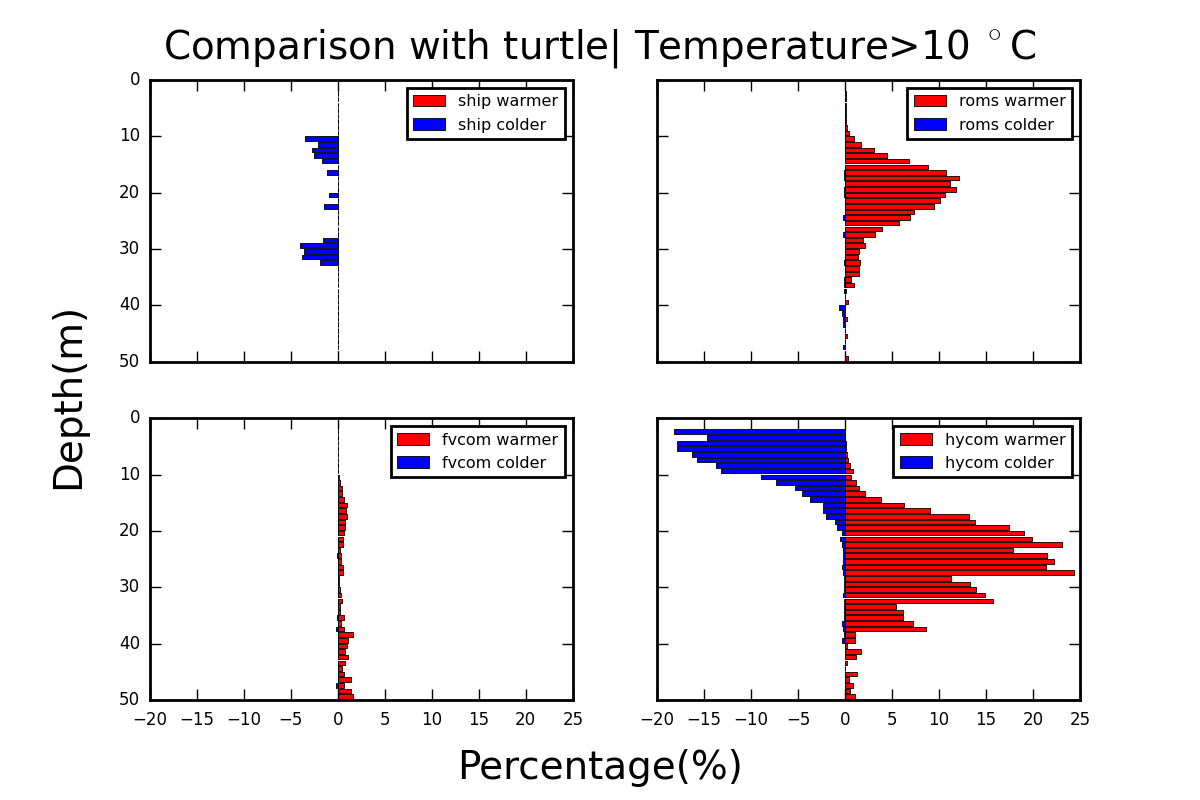

Recreate this plot in Python.
# -*- coding: utf-8 -*-
'''
plot the percentage of the temperature difference(>10) between turtle and 3 models  
@author: zdong,yifan
'''
import numpy as np
import pandas as pd
from datetime import datetime, timedelta
from mpl_toolkits.basemap import Basemap
import matplotlib.pyplot as plt
import netCDF4
import watertempModule as wtm   # A module of classes that using ROMS, FVCOM
from turtleModule import str2ndlist, np_datetime, bottom_value, dist
#####################################ship######################################
obsData=pd.read_csv('matched_turtleVSship_allship.csv')
obsdepth=pd.Series(str2ndlist(obsData['turtle_depth'], bracket=True))
obstemp=pd.Series(str2ndlist(obsData['turtle_temp'], bracket=True))
shipdepth=pd.Series(str2ndlist(obsData['ship_depth'], bracket=True))
shiptemp=pd.Series(str2ndlist(obsData['ship_temp'], bracket=True))
data_ship = pd.DataFrame({'obstemp': obstemp,'shiptemp':shiptemp,'obsdepth': obsdepth,'shipdepth':shipdepth})
TEMP_ship_all=[]
TEMP_ship=[]
TEMP_ship_negivate=[]
N=[]
for i in range(50):   #depth 0~50m
    TEMP_ship.append(0)
    TEMP_ship_negivate.append(0)
    TEMP_ship_all.append(0)
    N.append(0)
    for j in data_ship.index:
        for q in range(len(data_ship['obsdepth'][j])):
            if int(data_ship['obsdepth'][j][q])==i:   
                TEMP_ship_all[i]=TEMP_ship_all[i]+1
                for k in range(len(data_ship['shipdepth'][j])):  
                    if data_ship['shipdepth'][j][k]==i:
                        if data_ship['shiptemp'][j][k]-data_ship['obstemp'][j][q]==10:
                            N[i]=N[i]+1
                        if data_ship['shiptemp'][j][k]-data_ship['obstemp'][j][q]>10:
                            TEMP_ship[i]=TEMP_ship[i]+1
                        if data_ship['obstemp'][j][q]-data_ship['shiptemp'][j][k]>10:
                            TEMP_ship_negivate[i]=TEMP_ship_negivate[i]-1
print 'all',TEMP_ship_all
print 'positive',TEMP_ship
print 'negative',TEMP_ship_negivate
print 'N',N           
#####################################roms######################################
obsData = pd.read_csv('ctdWithModTempByDepth.csv') # extracted from ctdWithModTempByDepth.py
tf_index = np.where(obsData['TF'].notnull())[0]    # get the index of good data
obsTemp = pd.Series(str2ndlist(obsData['TEMP_VALS'][tf_index]), index=tf_index)
obsDepth = pd.Series(str2ndlist(obsData['TEMP_DBAR'][tf_index]), index=tf_index)
modTemp = pd.Series(np.array(str2ndlist(obsData['modTempByDepth'][tf_index], bracket=True)), index=tf_index)
data_roms = pd.DataFrame({'obstemp': obsTemp.values,'modtemp':modTemp,'depth': obsDepth}, index=tf_index)
TEMP_roms_all=[]
TEMP_roms=[]
TEMP_roms_negivate=[]
N=[]
for i in range(50):   #depth 0~50m
    TEMP_roms.append(0)
    TEMP_roms_negivate.append(0)
    TEMP_roms_all.append(0)
    N.append(0)
    for j in data_roms.index:
        for q in range(len(data_roms['depth'][j])):
            if int(data_roms['depth'][j][q])==i:   
                TEMP_roms_all[i]=TEMP_roms_all[i]+1
                if data_roms['modtemp'][j][q]<100:  #some bad data>100 degC
                    if data_roms['modtemp'][j][q]-data_roms['obstemp'][j][q]==10:
                        N[i]=N[i]+1
                    if data_roms['modtemp'][j][q]-data_roms['obstemp'][j][q]>10:
                        TEMP_roms[i]=TEMP_roms[i]+1
                    if data_roms['obstemp'][j][q]-data_roms['modtemp'][j][q]>10:
                        TEMP_roms_negivate[i]=TEMP_roms_negivate[i]-1
print 'all',TEMP_roms_all
print 'positive',TEMP_roms
print 'negative',TEMP_roms_negivate
print 'N',N
######################################fvcom####################################
obsData = pd.read_csv('ctdWithdepthofbottom_fvcom.csv') 
tf_index = np.where(obsData['in FVcom range'].notnull())[0]    # get the index of good data
obsTemp = pd.Series(str2ndlist(obsData['TEMP_VALS'][tf_index]), index=tf_index)
obsDepth = pd.Series(str2ndlist(obsData['TEMP_DBAR'][tf_index]), index=tf_index)
modTemp = pd.Series(np.array(str2ndlist(obsData['modtempBYdepth'][tf_index], bracket=True)), index=tf_index)
data_fvcom = pd.DataFrame({'obstemp': obsTemp.values,'modtemp':modTemp,'depth': obsDepth}, index=tf_index)
TEMP_fvcom_all=[]
TEMP_fvcom=[]
TEMP_fvcom_negivate=[]
for i in range(50):   #depth 0~50m
    TEMP_fvcom.append(0)
    TEMP_fvcom_negivate.append(0)
    TEMP_fvcom_all.append(0)
    for j in data_fvcom.index:
        for q in range(len(data_fvcom['depth'][j])):
            if int(data_fvcom['depth'][j][q])==i:   
                TEMP_fvcom_all[i]=TEMP_fvcom_all[i]+1
                if -10<data_fvcom['modtemp'][j][q]<100:  #some bad data>100 degC
                    if data_fvcom['modtemp'][j][q]-data_fvcom['obstemp'][j][q]>10:
                        TEMP_fvcom[i]=TEMP_fvcom[i]+1
                    if data_fvcom['obstemp'][j][q]-data_fvcom['modtemp'][j][q]>10:
                        TEMP_fvcom_negivate[i]=TEMP_fvcom_negivate[i]-1
######################################hycom####################################  
obsData = pd.read_csv('ctd_withHYCOMtemp.csv') 
tf_index = np.where(obsData['TF'].notnull())[0]    # get the index of good data
obsTemp = pd.Series(str2ndlist(obsData['TEMP_VALS'][tf_index]), index=tf_index)
obsDepth = pd.Series(str2ndlist(obsData['TEMP_DBAR'][tf_index]), index=tf_index)
modTemp = pd.Series(np.array(str2ndlist(obsData['modtemp_HYCOM'][tf_index], bracket=True)), index=tf_index)
data_hycom = pd.DataFrame({'obstemp': obsTemp.values,'modtemp':modTemp,'depth': obsDepth}, index=tf_index)
TEMP_hycom_all=[]
TEMP_hycom=[]
TEMP_hycom_negivate=[]
for i in range(50):   #depth 0~50m
    TEMP_hycom.append(0)
    TEMP_hycom_negivate.append(0)
    TEMP_hycom_all.append(0)
    for j in data_hycom.index:
        for q in range(len(data_hycom['depth'][j])):
            if int(data_hycom['depth'][j][q])==i:   
                TEMP_hycom_all[i]=TEMP_hycom_all[i]+1
                if -10<data_hycom['modtemp'][j][q]<100:  #some bad data>100 degC
                    if data_hycom['modtemp'][j][q]-data_hycom['obstemp'][j][q]>10:
                        TEMP_hycom[i]=TEMP_hycom[i]+1
                    if data_hycom['obstemp'][j][q]-data_hycom['modtemp'][j][q]>10:
                        TEMP_hycom_negivate[i]=TEMP_hycom_negivate[i]-1 
'''
fig=plt.figure()
ax=fig.add_subplot(311)
ax.barh(range(50),TEMP_roms,color='r',label='model warmer')
ax.barh(range(50),TEMP_roms_negivate,color='b',label='model colder')
plt.legend(loc='best')
plt.ylim([50,0])
plt.xlim([-500,600])
plt.text(-200,40,'ROMS',fontsize=20)
plt.title('Quantity |modeled-observed| Temperature>10 $^\circ$C',fontsize=30)
ax1=fig.add_subplot(312)
ax1.barh(range(50),TEMP_fvcom,color='r',label='model warmer')
ax1.barh(range(50),TEMP_fvcom_negivate,color='b',label='model colder')
plt.legend(loc='best')
plt.ylim([50,0])
plt.xlim([-500,600])
plt.text(-200,40,'FVCOM',fontsize=20)
plt.ylabel('Depth(m)',fontsize=30)
ax2=fig.add_subplot(313)
ax2.barh(range(50),TEMP_hycom,color='r',label='model warmer')
ax2.barh(range(50),TEMP_hycom_negivate,color='b',label='model colder')
plt.legend(loc='best')
plt.ylim([50,0])
plt.xlim([-500,600])
plt.text(-200,40,'HYCOM',fontsize=20)
plt.xlabel('Quantity',fontsize=30)
plt.savefig('Quantity |modeled-observed| Temperature>10 $^\circ$C',dpi=200)
plt.show() 
'''
'''
# this for the 3 picture,because the ship data have too small difference with turtle,so the figure can not show
fig=plt.figure()
ax=fig.add_subplot(311)
ax.barh(range(50),np.round(np.array([float(i) for i in TEMP_roms])/np.array([float(i) for i in TEMP_roms_all])*100,3),color='r',linewidth=0.3,label='roms warmer')
ax.barh(range(50),np.round(np.array([float(i) for i in TEMP_roms_negivate])/np.array([float(i) for i in TEMP_roms_all])*100,3),color='b',linewidth=0.3,label='roms colder')
plt.legend(loc=1,fontsize = 'xx-small')
plt.ylim([50,0])
plt.xlim([-20,25])
plt.xticks(fontsize=6)
plt.yticks(fontsize=6)
#plt.text(-200,40,'ROMS',fontsize=20)
plt.title('modeled-observed| Temperature>10 $^\circ$C',fontsize=16)
ax1=fig.add_subplot(312)
ax1.barh(range(50),np.round(np.array([float(i) for i in TEMP_fvcom])/np.array([float(i) for i in TEMP_fvcom_all])*100,3),color='r',linewidth=0.3,label='fvcom warmer')
ax1.barh(range(50),np.round(np.array([float(i) for i in TEMP_fvcom_negivate])/np.array([float(i) for i in TEMP_fvcom_all])*100,3),color='b',linewidth=0.3,label='fvcom colder')
plt.legend(loc=1,fontsize = 'xx-small')
plt.ylim([50,0])
plt.xlim([-20,25])
plt.xticks(fontsize=6)
plt.yticks(fontsize=6)
#plt.text(-200,40,'FVCOM',fontsize=20)
plt.ylabel('Depth(m)',fontsize=14)
ax2=fig.add_subplot(313)
ax2.barh(range(50),np.round(np.array([float(i) for i in TEMP_hycom])/np.array([float(i) for i in TEMP_hycom_all])*100,3),color='r',linewidth=0.3,label='hycom warmer')
ax2.barh(range(50),np.round(np.array([float(i) for i in TEMP_hycom_negivate])/np.array([float(i) for i in TEMP_hycom_all])*100,3),color='b',linewidth=0.3,label='hycom colder')
plt.legend(loc=1,fontsize = 'xx-small')
plt.ylim([50,0])
plt.xlim([-20,25])
plt.xticks(fontsize=6)
plt.yticks(fontsize=6)
#plt.text(-200,40,'HYCOM',fontsize=20)
plt.xlabel('Percentage(%)',fontsize=14)
plt.savefig('Percentage',dpi=200)
plt.show()
'''
fig=plt.figure()
ax3=fig.add_subplot(221)
ax3.barh(range(50),np.round(np.array([float(i) for i in TEMP_ship])/np.array([float(i) for i in TEMP_ship_all])*100,3),color='r',linewidth=0.3,label='ship warmer')
ax3.barh(range(50),np.round(np.array([float(i) for i in TEMP_ship_negivate])/np.array([float(i) for i in TEMP_ship_all])*100,3),color='b',linewidth=0.3,label='ship colder')
plt.legend(loc=1,fontsize = 'xx-small')
plt.ylim([50,0])
plt.xlim([-20,25])
plt.xticks(fontsize=6)
plt.yticks(fontsize=6)
plt.setp(ax3.get_xticklabels() ,visible=False)

ax=fig.add_subplot(222)
ax.barh(range(50),np.round(np.array([float(i) for i in TEMP_roms])/np.array([float(i) for i in TEMP_roms_all])*100,3),color='r',linewidth=0.3,label='roms warmer')
ax.barh(range(50),np.round(np.array([float(i) for i in TEMP_roms_negivate])/np.array([float(i) for i in TEMP_roms_all])*100,3),color='b',linewidth=0.3,label='roms colder')
plt.legend(loc=1,fontsize = 'xx-small')
plt.ylim([50,0])
plt.xlim([-20,25])
plt.xticks(fontsize=6)
plt.yticks(fontsize=6)
plt.setp(ax.get_yticklabels() ,visible=False)
plt.setp(ax.get_xticklabels() ,visible=False)
#plt.text(-200,40,'ROMS',fontsize=20)
#plt.title('Percentage |modeled-observed| Temperature>10 $^\circ$C',fontsize=16)
ax1=fig.add_subplot(223)
ax1.barh(range(50),np.round(np.array([float(i) for i in TEMP_fvcom])/np.array([float(i) for i in TEMP_fvcom_all])*100,3),color='r',linewidth=0.3,label='fvcom warmer')
ax1.barh(range(50),np.round(np.array([float(i) for i in TEMP_fvcom_negivate])/np.array([float(i) for i in TEMP_fvcom_all])*100,3),color='b',linewidth=0.3,label='fvcom colder')
plt.legend(loc=1,fontsize = 'xx-small')
plt.ylim([50,0])
plt.xlim([-20,25])
plt.xticks(fontsize=6)
plt.yticks(fontsize=6)
#plt.text(-200,40,'FVCOM',fontsize=20)
#plt.ylabel('Depth(m)',fontsize=14)
ax2=fig.add_subplot(224)
ax2.barh(range(50),np.round(np.array([float(i) for i in TEMP_hycom])/np.array([float(i) for i in TEMP_hycom_all])*100,3),color='r',linewidth=0.3,label='hycom warmer')
ax2.barh(range(50),np.round(np.array([float(i) for i in TEMP_hycom_negivate])/np.array([float(i) for i in TEMP_hycom_all])*100,3),color='b',linewidth=0.3,label='hycom colder')
plt.legend(loc=1,fontsize = 'xx-small')
plt.ylim([50,0])
plt.xlim([-20,25])
plt.xticks(fontsize=6)
plt.yticks(fontsize=6)
plt.setp(ax2.get_yticklabels() ,visible=False)
#plt.text(-200,40,'HYCOM',fontsize=20)
#plt.xlabel('Percentage(%)',fontsize=14)
fig.text(0.5, 0.04, 'Percentage(%)', ha='center', va='center', fontsize=14)#  0.5 ,0.04 represent the  plotting scale of x_axis and y_axis
fig.text(0.06, 0.5, 'Depth(m)', ha='center', va='center', rotation='vertical',fontsize=14)
fig.text(0.5, 0.94, 'Comparison with turtle| Temperature>10 $^\circ$C', ha='center', va='center', fontsize=14)
plt.savefig('percentage_temp_diff.png',dpi=200)
plt.show()
